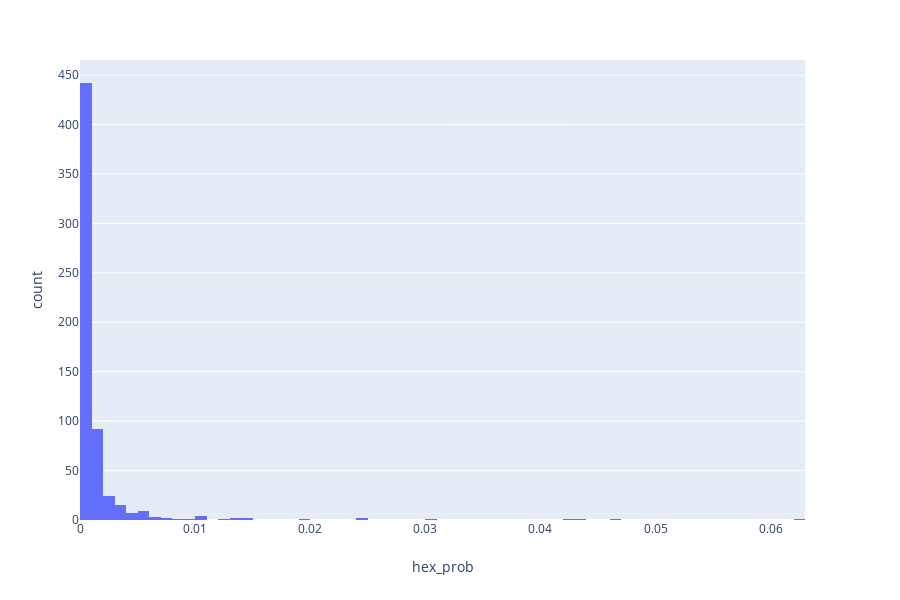

Source (notebook cell):
### Code cell
px.histogram(df, x="hex_prob")

### Figure 1 — Plotly figure (JSON) as saved in the notebook; plotly's stock layout.template omitted (floating-point values rounded to 4 significant figures; data arrays with more than 128 entries replaced by an {"elided": "..."} marker saying what was removed)
{"data": [{"alignmentgroup": "True", "bingroup": "x", "hoverlabel": {"namelength": 0}, "hovertemplate": "hex_prob=%{x}<br>count=%{y}", "legendgroup": "", "marker": {"color": "#636efa"}, "name": "", "offsetgroup": "", "orientation": "v", "showlegend": false, "type": "histogram", "x": {"elided": "613 float values"}, "xaxis": "x", "yaxis": "y"}], "layout": {"barmode": "relative", "height": 600, "legend": {"tracegroupgap": 0}, "margin": {"t": 60}, "xaxis": {"anchor": "y", "domain": [0, 0.98], "title": {"text": "hex_prob"}}, "yaxis": {"anchor": "x", "domain": [0, 1], "title": {"text": "count"}}}}
